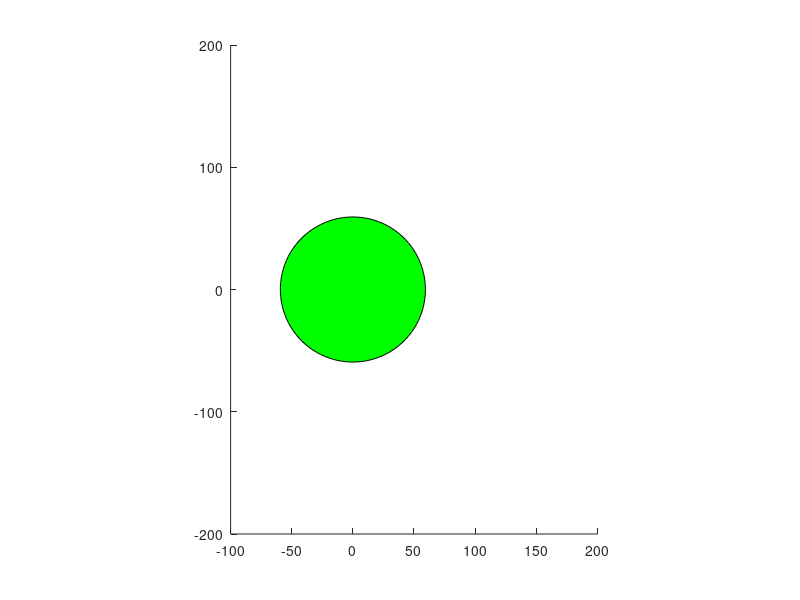

Reproduce this figure in MATLAB. (Note: this script raises an error after producing the figure.)
global e2 mp Rt qQ;
e2=1.44;  % e^2=1.44 MeV fm
mn=939.5654133; % Mass of neutron in MeV/c^2
mz=938.2720813; % Mass of proton in MeV/c^2
Zp=2; Np=2; Ap=Zp+Np; mp=Zp*mz+Np*mn;
Zt=79; Nt=118; At=Zt+Nt; mt=Zt*mz+Nt*mn;
qQ=Zp*Zt;
Rt=10.2*At^(1/3); % Radius of target in fm
KEp=5.0; % KE of projectile in MeV
vp=sqrt(2*KEp/mp);
hold on; axis equal; axis([-100 200 -200 200]);
t=linspace(0,2*pi,100); [x,y]=pol2cart(t,Rt); fill(x,y,'g');
for b=-200:5:200;
    tspan=linspace(0,10000,100);  % Time in units of fm/c
    [t,x]=ode45(@rscatode,tspan,[-100; vp; b; 0]);
    plot(x(:,1),x(:,3))
end